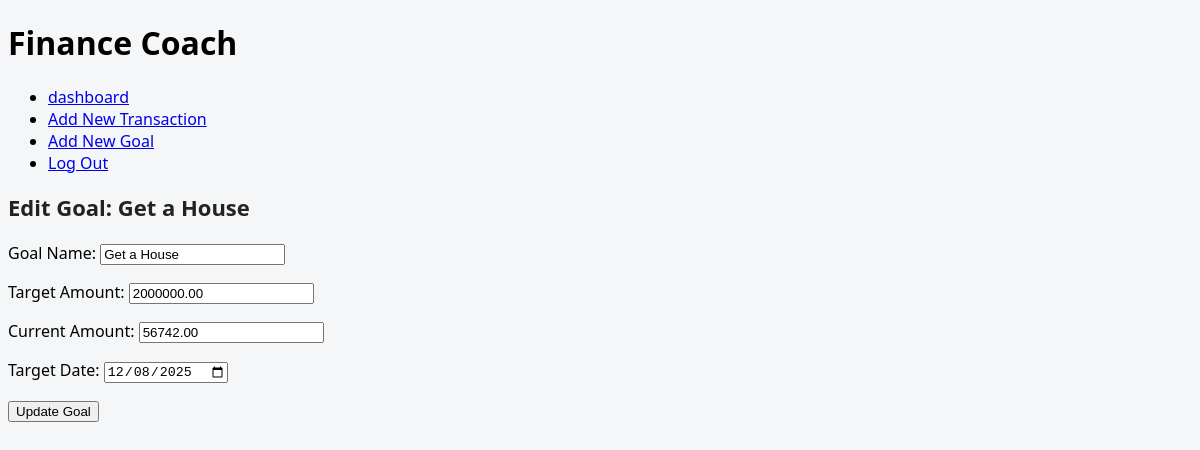
The page /coach/edit_goal/2/ (signed in) on the database its author committed.
### coach/models.py (models this page shows, shortened)
class Goal(models.Model):
    name = models.CharField(max_length=100)
    target_amount = models.DecimalField(max_digits=10, decimal_places=2)
    current_amount = models.DecimalField(max_digits=10, decimal_places=2, default=0.00)
    target_date = models.DateField()
    user = models.ForeignKey(User, on_delete=models.CASCADE, default=1)

### coach/views.py (the view)
# urls.py: path("edit_goal/<int:goal_id>/", views.edit_goal, name="edit_goal"),
@login_required
def edit_goal(request,goal_id):
    goal=get_object_or_404(Goal,pk=goal_id, user=request.user )
    if request.method=='POST':
        form=GoalForm(request.POST, instance=goal)
        if form.is_valid():
            form.save()
            return redirect('dashboard')
    else:
        form = GoalForm(instance=goal)
    return render(request, 'coach/edit_goal.html', {'form': form, 'goal': goal})

### coach/forms.py
class GoalForm(forms.ModelForm):
    class Meta:
        model = Goal
        fields = ['name', 'target_amount', 'current_amount', 'target_date']
        widgets = {
            'target_date': forms.DateInput(attrs={'type': 'date'}),
            'name': forms.TextInput(attrs={'placeholder': 'Enter goal name'}),
            'target_amount': forms.NumberInput(attrs={'step': '0.01', 'placeholder': 'Enter target amount'}),
            'current_amount': forms.NumberInput(attrs={'step': '0.01', 'placeholder': 'Enter current amount'}),
        }
        labels = {
            'name': 'Goal Name',
            'target_amount': 'Target Amount',
            'current_amount': 'Current Amount',
            'target_date': 'Target Date',
        }

### coach/templates/coach/edit_goal.html (shortened to what this page needs)
{% extends "coach/layout.html" %}
{% block content %}
<h2>Edit Goal: {{ goal.name }}</h2>
<form method="post">
    {{ form.as_p }}
    <button type="submit" class="btn btn-primary">Update Goal</button>
</form>
{% endblock %}

### coach/static/coach/styles.css (style rules this page uses)
body { font-family: 'Segoe UI', Tahoma, Geneva, Verdana, sans-serif; background: #f4f6f8; }
h2 { margin-bottom: 20px; font-size: 22px; color: #222; }

### rows shown on the page
Goal: name "Get a House", target_amount "2000000.00", current_amount "56742.00", target_date "12/08/2025"
